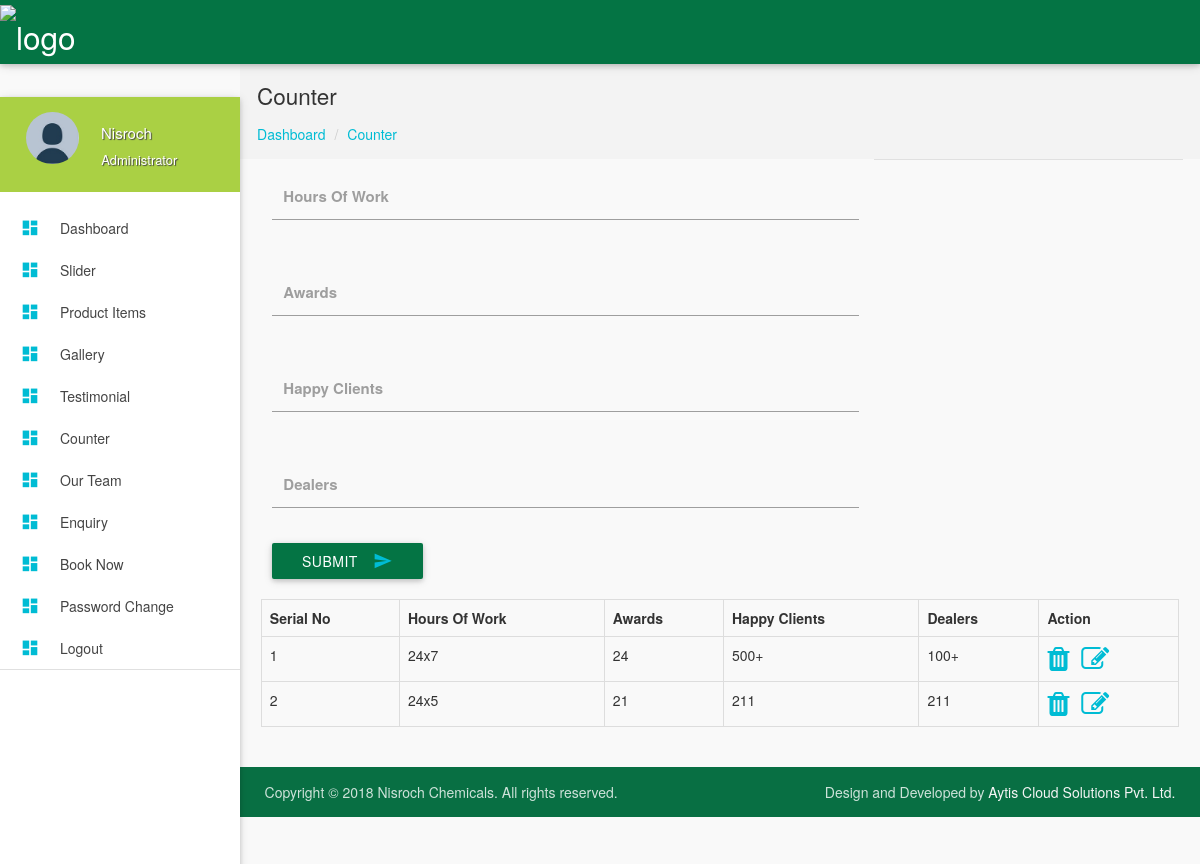
The page /admin/counter.php (signed in) on the database its author committed.
### tables this page shows
CREATE TABLE `periodic` (
  `id` int(10) NOT NULL,
  `work` varchar(100) NOT NULL,
  `awards` varchar(100) NOT NULL,
  `happy_client` varchar(100) NOT NULL,
  `dealers` varchar(100) NOT NULL
);

### admin/counter.php (the view, shortened to what this page needs)
<?php include'header.php'; error_reporting(0);?>
<?php
   include 'connection.php';
                            ?>
 <section id="content">
        <div id="breadcrumbs-wrapper">
          <div class="container">
            <div class="row">
              <div class="col s12 m12 l12">
                <h5 class="breadcrumbs-title">Counter</h5>
                <ol class="breadcrumbs">
                  <li><a href="index.php">Dashboard</a>
                  </li>
                  <li><a href="#">Counter</a>
                  </li>
                </ol>
              </div>
            </div>
          </div>
        </div>
        <div class="container">
            <div class="col-md-8">
            <form action="" method="post" enctype="multipart/form-data">
                       <div class="input-field col s12">
                        <input id="notice" type="text" name="work" class="validate">
                          <label for="notice">Hours Of Work</label>
                        </div><br/>
                        <div class="input-field col s12">
                        <input id="notice" type="text" name="awards" class="validate">
                          <label for="notice">Awards</label>
                        </div><br/>
                     <div class="input-field col s12">
                   <input id="notice" type="text" name="happy" class="validate">
                          <label for="notice">Happy Clients</label>
                        </div><br/>
                        <div class="input-field col s12">
                        <input id="notice" type="text" name="dealers" class="validate">
                          <label for="notice">Dealers</label>
                        </div><br/>
                        <button class="btn cyan waves-effect waves-light" type="submit" name="submit">Submit
                                <i class="mdi-content-send right"></i>
                              </button>
            </form><br/>
            </div>
            <div class="divider"></div>
            <div class="row">
                <div class="col-md-12">
                    <div class="table-responsive">
                        <table class="table table-bordered">
                            <tr>
                                <th>Serial No</th>
                                 <th>Hours Of Work</th>
                                 <th>Awards</th>
                                 <th>Happy Clients</th>
                                  <th>Dealers</th>
                                  <th>Action</th>
                            </tr>
                            <?php
                            $count=1;
                            $sql=$con->prepare("select * from periodic");
							$sql->execute();
                            while($rows=$sql->fetch(PDO::FETCH_ASSOC)){
                            ?>
                            <tr>
                                <td><?php echo $count++;?></td>
                                <td><?php echo $rows['work'];?></td>
                                <td><?php echo $rows['awards'];?></td>
                                <td><?php echo $rows['happy_client'];?></td>
                                <td><?php echo $rows['dealers'];?></td>
                                <td><a href="deletecounter.php?id=<?php echo $rows['id'];?>"><i class="fa fa-trash fa-2x"></i></a>&nbsp;&nbsp;&nbsp;<a href="editcounter.php?id=<?php echo $rows['id'];?>"><i class="fa fa-edit fa-2x"></i></a></td>
                            </tr>
                           <?php }?>
                        </table>
                    </div>
                </div>
            </div>
        </div>
        <?php include 'footer.php';?>

### admin/header.php (shortened to what this page needs)
<?php
include("includes/db_connection.php");
?>
<!DOCTYPE html>
<html lang="en">
<head>
  <link href="../assets//css/bootstrap.min.css" type="text/css" rel="stylesheet" media="screen,projection">
  <link href="css/materialize.min.css" type="text/css" rel="stylesheet" media="screen,projection">
  <link href="css/style.min.css" type="text/css" rel="stylesheet" media="screen,projection">
    <link href="css/custom/custom.min.css" type="text/css" rel="stylesheet" media="screen,projection">
<link rel="stylesheet" href="https://cdnjs.cloudflare.com/ajax/libs/font-awesome/4.7.0/css/font-awesome.min.css">
  <link href="js/plugins/prism/prism.css" type="text/css" rel="stylesheet" media="screen,projection">
  <link href="js/plugins/perfect-scrollbar/perfect-scrollbar.css" type="text/css" rel="stylesheet" media="screen,projection">
  <link href="js/plugins/chartist-js/chartist.min.css" type="text/css" rel="stylesheet" media="screen,projection">
  <link href="js/plugins/dropify/css/dropify.min.css" type="text/css" rel="stylesheet" media="screen,projection">
</head>
<body>
  <header id="header" class="page-topbar">
        <div class="navbar-fixed">
            <nav class="navbar-color">
                <div class="nav-wrapper">
                    <ul class="left">
                        <li><a href="index.php" class="brand-logo darken-1"><img src="../assets/img/logo.png" alt="logo"></a></li>
                    </ul>
                </div>
            </nav>
        </div>
  </header>
  <div id="main">
    <div class="wrapper">
      <aside id="left-sidebar-nav">
                <ul id="slide-out" class="side-nav fixed leftside-navigation">
                <li class="user-details cyan darken-2">
                <div class="row">
                    <div class="col col s4 m4 l4">
                        <img src="images/avatar.jpg" alt="" class="circle responsive-img valign profile-image">
                    </div>
                    <div class="col col s8 m8 l8">
                        <?php
                        $role=$_SESSION['role'];
                        $sql=mysqli_query($conn,"select * from login where role='$role'");
                        $rr=mysqli_fetch_assoc($sql);
                        $name=$rr['username'];
                        ?>
                        <a class="btn-flat dropdown-button waves-effect waves-light white-text profile-btn" href="#" data-activates="profile-dropdown"><?php echo $name;?></a>
                        <p class="user-roal">Administrator</p>
                    </div>
                </div>
            </li>
                <li class="bold"><a href="index.php" class="waves-effect waves-cyan"><i class="mdi-action-dashboard"></i> Dashboard</a>
                </li>
                <li class="bold"><a href="slider.php" class="waves-effect waves-cyan"><i class="mdi-action-dashboard"></i> Slider</a>
                </li>
                <li class="bold"><a href="productitem.php" class="waves-effect waves-cyan"><i class="mdi-action-dashboard"></i> Product Items</a>
                </li>
                 <li class="bold"><a href="gallery.php" class="waves-effect waves-cyan"><i class="mdi-action-dashboard"></i> Gallery</a>
                </li>
                <li class="bold"><a href="testimonal.php" class="waves-effect waves-cyan"><i class="mdi-action-dashboard"></i> Testimonial</a>
                </li>
                  <li class="bold"><a href="counter.php" class="waves-effect waves-cyan"><i class="mdi-action-dashboard"></i> Counter</a>
                </li>
                 <li class="bold"><a href="team.php" class="waves-effect waves-cyan"><i class="mdi-action-dashboard"></i> Our Team</a>
                </li>
                <li class="bold"><a href="enquiry.php" class="waves-effect waves-cyan"><i class="mdi-action-dashboard"></i> Enquiry</a>
                </li>
                 <li class="bold"><a href="book.php" class="waves-effect waves-cyan"><i class="mdi-action-dashboard"></i> Book Now</a>
                </li>
                  <li class="bold"><a href="password.php" class="waves-effect waves-cyan"><i class="mdi-action-dashboard"></i> Password Change</a>
                </li>
                <li class="bold"><a href="logout.php" class="waves-effect waves-cyan"><i class="mdi-action-dashboard"></i> Logout</a>
                </li>
                <li class="li-hover"><div class="divider"></div></li>
            </ul>
            </aside>

### admin/header.php (style rules this page uses)
i { color: #aad044; }
#content { min-height:800px; }

### admin/counter.php (style rules this page uses)
i { color:#00bcd4; }

### rows shown on the page
periodic: work "24x7", awards "24", happy_client "500+", dealers "100+"
periodic: work "24x5", awards "21", happy_client "211", dealers "211"

### other values the page prints
$name "Nisroch"
